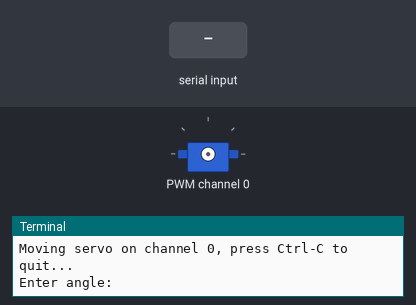
A program run on a simulated Raspberry Pi (BCM pin numbers). On the bench: servo, the last lines printed to the terminal. The inputs (shaded band) are chosen by the test bench. Servo angles are drawn from the pulse width (0.5 ms = 0°, 2.5 ms = 180°).

Above: at 1.2 s.
1.3 s: "5" typed at the terminal, then Enter
2.8 s: "90" typed at the terminal, then Enter
At 3.6 s:
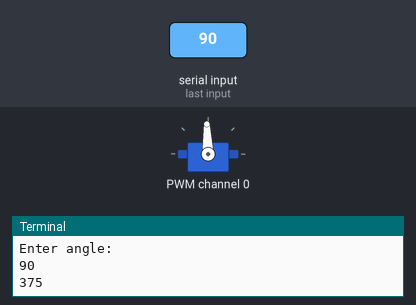
4.3 s: "200" typed at the terminal, then Enter
At 4.8 s:
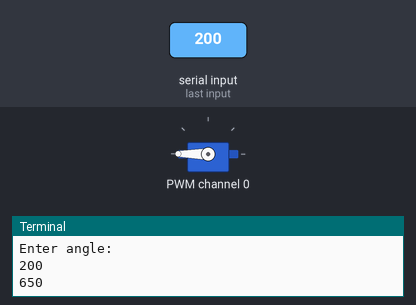
Timing chart, 0 to 7.3 s (numbered marks = the images above; inputs shaded):
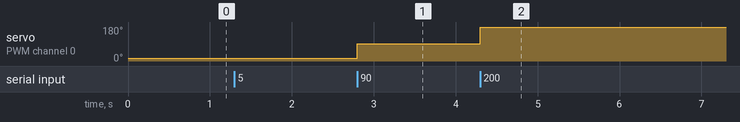

Measured:
- after the input at 2.8 s, servo on PWM channel 0: 14° → 92° at once
- after the input at 4.3 s, servo on PWM channel 0: 92° → 180° at once

The program:

servo_PCA9685.py
```python
from __future__ import division
import time

# Import the PCA9685 module.
import Adafruit_PCA9685


# Uncomment to enable debug output.
#import logging
#logging.basicConfig(level=logging.DEBUG)

# Initialise the PCA9685 using the default address (0x40).
pwm = Adafruit_PCA9685.PCA9685()

# Alternatively specify a different address and/or bus:
#pwm = Adafruit_PCA9685.PCA9685(address=0x41, busnum=2)

# Configure min and max servo pulse lengths
servo_min = 150  # Min pulse length out of 4096
servo_max = 600  # Max pulse length out of 4096

# Set frequency to 60hz, good for servos.
pwm.set_pwm_freq(60)

print('Moving servo on channel 0, press Ctrl-C to quit...')
try:
    while True:
        angle=input('Enter angle:')
        value=angle*5/2+150
        value=int(value)
        print value
        pwm.set_pwm(0,0,value)
        time.sleep(1)
except KeyboardInterrupt:
    pass
pwm.set_pwm(0, 0, 0)
    #time.sleep(1)
```
